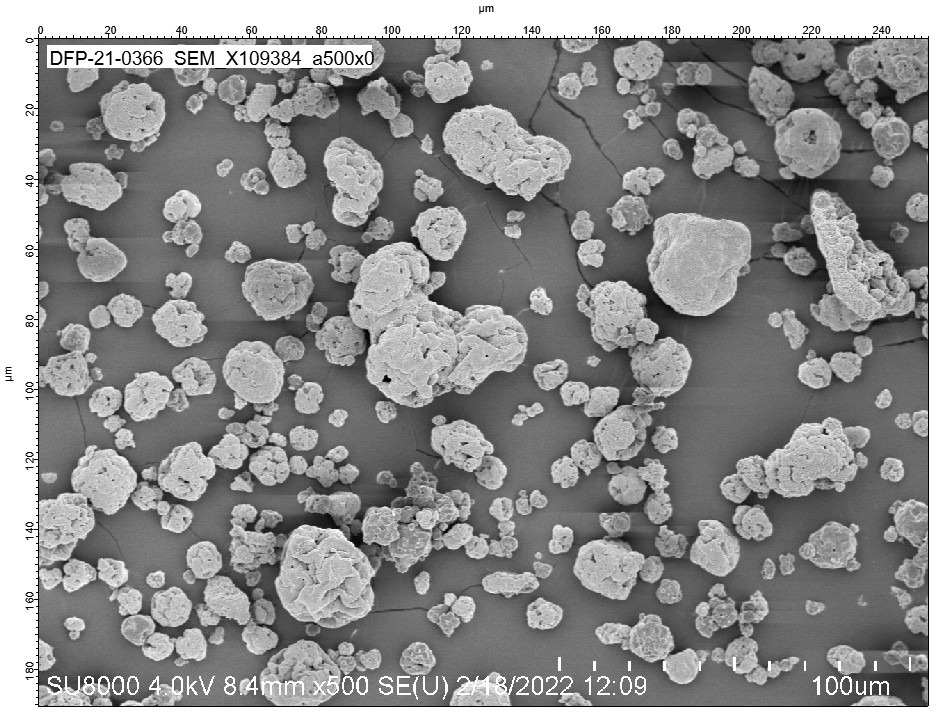
#> input picture sem/SEM_X109384_a500x0.jpg, 947 x 725 px; its folder holds 4 pictures in this run
$ python sem_all.py
#> lines starting #> are read from the running program, lines starting #| are printed output that depends on the picture; after the words box and inside, x2 and y2 are one past the last pixel; in counts of white or black regions, pixels touching at a corner belong together
#!/usr/bin/env python3
# =============================================================================
# SEM morphology batch: sphericity + surface porosity/skin for ALL samples
# =============================================================================
# Runs the same metric extraction as sem_morphology.py + sem_porosity.py over
# every distinct sample in sem/ (auto-discovered), except 114645 (excluded).
# Handles both export sizes (947x725 and 710x543) and both magnification-naming
# conventions (_5kx0 / _a5kx0 / _5000x0 for the surface; _a500x0 / _b500x0 for
# whole particles) via auto-cropping and scale-aware thresholds.
#
#   sphericity Omega_SEM  = median particle solidity        (500x)
#   porosity   = % open space between spheres (granular)    (5k/5000x)
#   skin       = smooth gap-free merged fraction            (5k/5000x)
# See review/sem_morphology_metrics.md for the definitions and the model map.
#
# Run:  python3 sem_all.py  ->  data/sem_all_morphology.csv + sem/overlay_X*.png
# =============================================================================
import glob, re, csv, warnings, numpy as np
warnings.filterwarnings("ignore")
from PIL import Image
from scipy import ndimage as ndi
from skimage import filters, morphology, measure, segmentation, feature

EXCLUDE = {"114645"}
REF_AREA = 516000.0     # reference cropped area (947x725 export) for scale-aware params
# Surface classification. SMOOTH is defined by an ABSOLUTE local-range threshold
# (normalised by image contrast) so a fused surface reads as more skin than a
# granular one -- a percentile would self-normalise and erase that difference.
#   TAU_NORM : local range / body-sigma below this = smooth (merged skin)
#   DARK_K   : within the granular packing, flat < mean - DARK_K*sigma = open gap
TAU_NORM, DARK_K, BRIGHT_K = 1.5, 0.30, 0.40

def auto_crop(path):
#> called with path = 'sem/SEM_X109384_a500x0.jpg'
    a = np.asarray(Image.open(path).convert("L"), float)
    rm, cm = a.mean(1), a.mean(0)
#> rm = 725 values, max 255 at index 16, min 14.15 at index 38, mean 142.5; cm = 947 values, max 255 at index 16, min 18.46 at index 38, mean 142.5
    rows, cols = np.where(rm < 245)[0], np.where(cm < 245)[0]
#> rows = 679 values from 26 to 706; cols = 901 values from 26 to 928
    if len(rows) < 10 or len(cols) < 10:
        return a
    r0, r1, c0, c1 = rows.min(), rows.max(), cols.min(), cols.max()
#> r0 = 26; r1 = 706; c0 = 26; c1 = 928
    H, W = r1 - r0, c1 - c0
#> H = 680; W = 902
    # inset to drop the burned-in title (top) and scale-bar (bottom) text banners
    return a[r0 + int(0.06 * H): r1 - int(0.07 * H),
             c0 + int(0.03 * W): c1 - int(0.02 * W)]
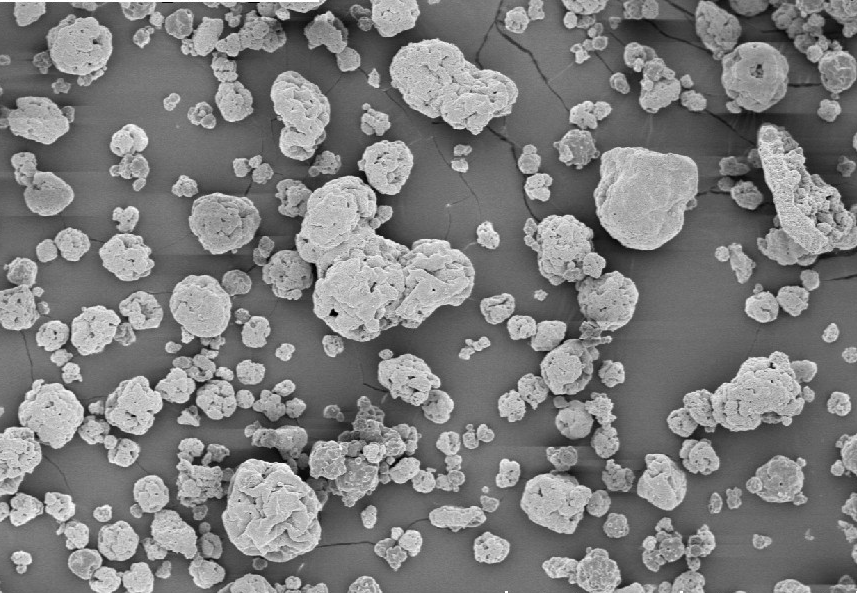
#> returned value: shape (593, 857) float64; min 0, max 255, mean 125.9

def scales(img):
    ar = img.size / REF_AREA          # area ratio
#> ar = 0.985
    lin = max(ar ** 0.5, 0.4)         # linear ratio (for window/distance px)
#> lin = 0.992
    return ar, lin

# [18 lines left out: function isolate_particles, not called in this run]

# ---- sphericity (whole particles, 500x) -------------------------------------
def sphericity(img):
    ar, lin = scales(img)
#> ar = 0.985; lin = 0.992
    thr = filters.threshold_otsu(img)
#> thr = 136
    bw = ndi.binary_fill_holes(morphology.remove_small_objects(img > thr, int(60 * ar)))
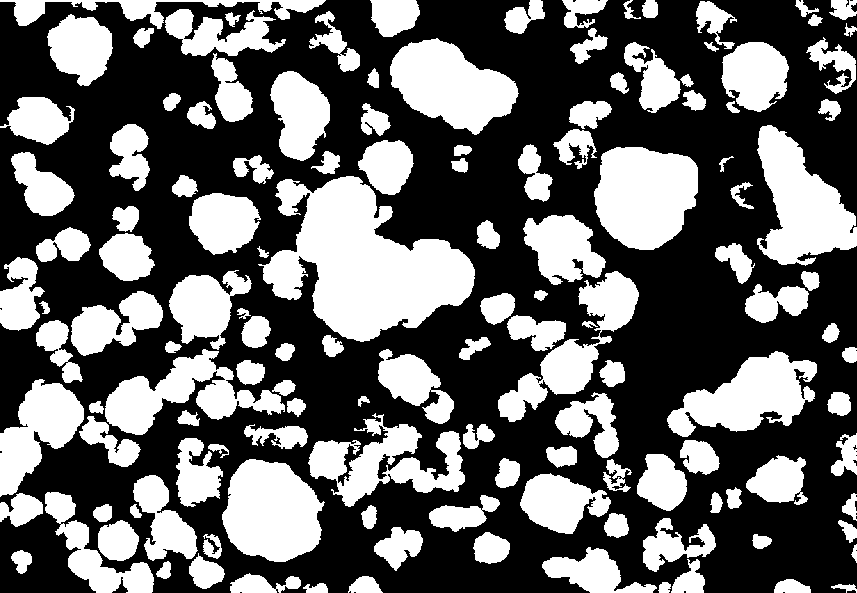
#> bw: shape (593, 857) bool; 39.6% white; 136 white regions, largest, box (x1, y1, x2, y2) and area: (258, 176, 475, 342) 19670, (594, 147, 698, 250) 8422, (757, 125, 857, 266) 8007
    dist = ndi.distance_transform_edt(bw)
    peaks = feature.peak_local_max(dist, min_distance=max(4, int(7 * lin)), labels=bw)
#> peaks = 307 pairs, first value 6 to 586, second value 6 to 850
    mrk = np.zeros(dist.shape, int)
    for i, (r, c) in enumerate(peaks, 1):
        mrk[r, c] = i
#> this loop made 307 passes
#> (r, c) on passes 1 to 3: (283, 366), (195, 642), (512, 271)
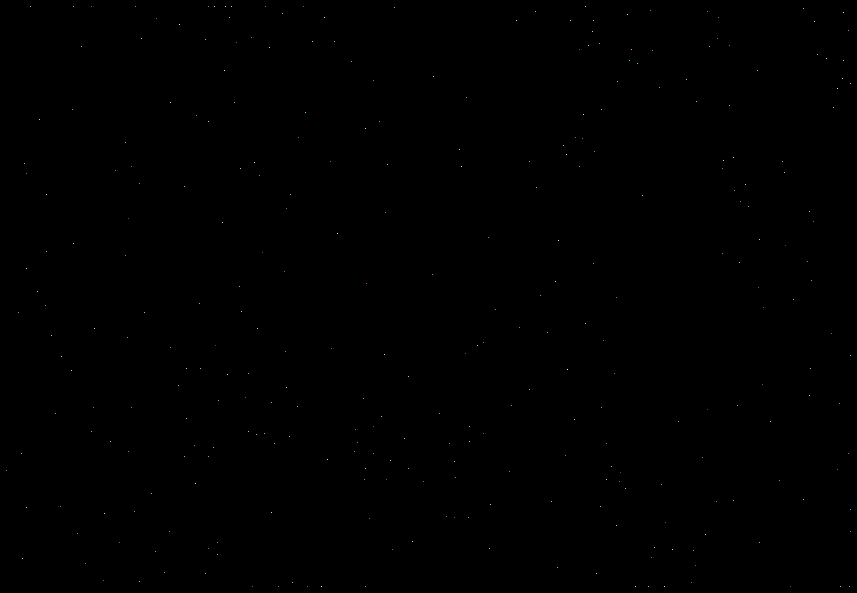
#> mrk: shape (593, 857) int64; 308 distinct labels, from 0 to 307; one colour per label, 0 black
    lab = segmentation.clear_border(segmentation.watershed(-dist, mrk, mask=bw))
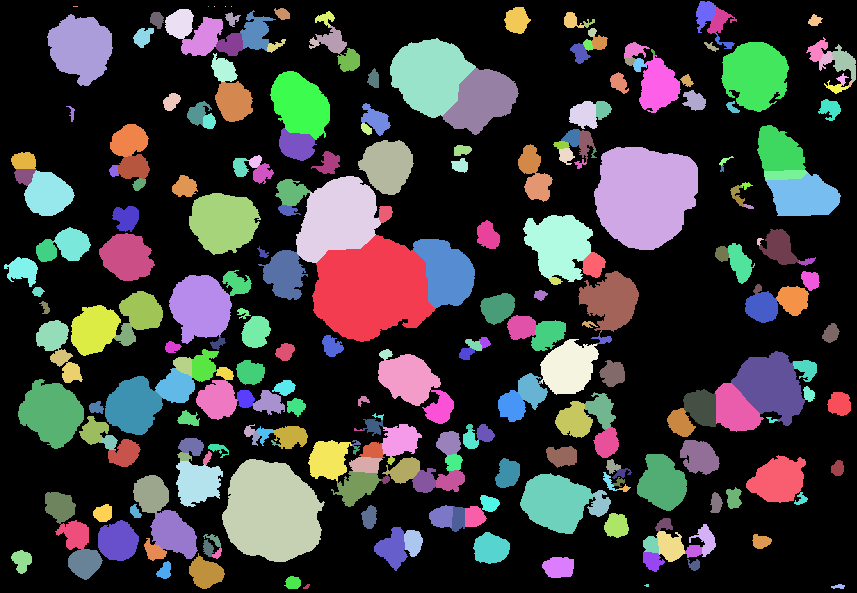
#> lab: shape (593, 857) int64; 273 distinct labels, from 0 to 307; one colour per label, 0 black
    sol, asp = [], []
    for p in measure.regionprops(lab):
        if p.area < 80 * ar or p.area > 0.15 * img.size or p.axis_major_length <= 0:
            continue
        sol.append(p.solidity); asp.append(p.axis_minor_length / p.axis_major_length)
#> after the loop, asp = 223 values, max 0.99 at index 4, min 0.218 at index 26, mean 0.75; sol = 223 values, max 0.971 at index 44, min 0.609 at index 215, mean 0.879
    if len(sol) < 5:
        return None
    return dict(n=len(sol), solidity=float(np.median(sol)), aspect=float(np.median(asp)))

# ---- surface porosity + skin (5k/5000x) -------------------------------------
# [29 lines left out: function surface, not called in this run]

# ---- discover samples -------------------------------------------------------
sids = sorted({m.group(1) for f in glob.glob("sem/SEM_X*.jpg")
               for m in [re.search(r"SEM_X(\d+)", f)]} - EXCLUDE)
CONDMAP = {"114641": "up3_1", "114642": "up3_2", "114643": "up3_3", "114644": "up3_4"}

def pick(sid, patterns):
    out = []
    for pat in patterns:
        out += glob.glob(f"sem/SEM_X{sid}{pat}")
    return sorted(set(out))

rows = []
for sid in sids:
    lo = pick(sid, ["a_500x0.jpg", "b_500x0.jpg", "_a500x0.jpg", "_b500x0.jpg"])
    hi = pick(sid, ["_5kx0.jpg", "_a5kx0.jpg", "_b5kx0.jpg", "_5000x0.jpg", "_10kx0.jpg"])
    sph = [sphericity(auto_crop(p)) for p in lo]; sph = [s for s in sph if s]
#> call 2 of auto_crop, with path = 'sem/SEM_X109384_b500x0.jpg'
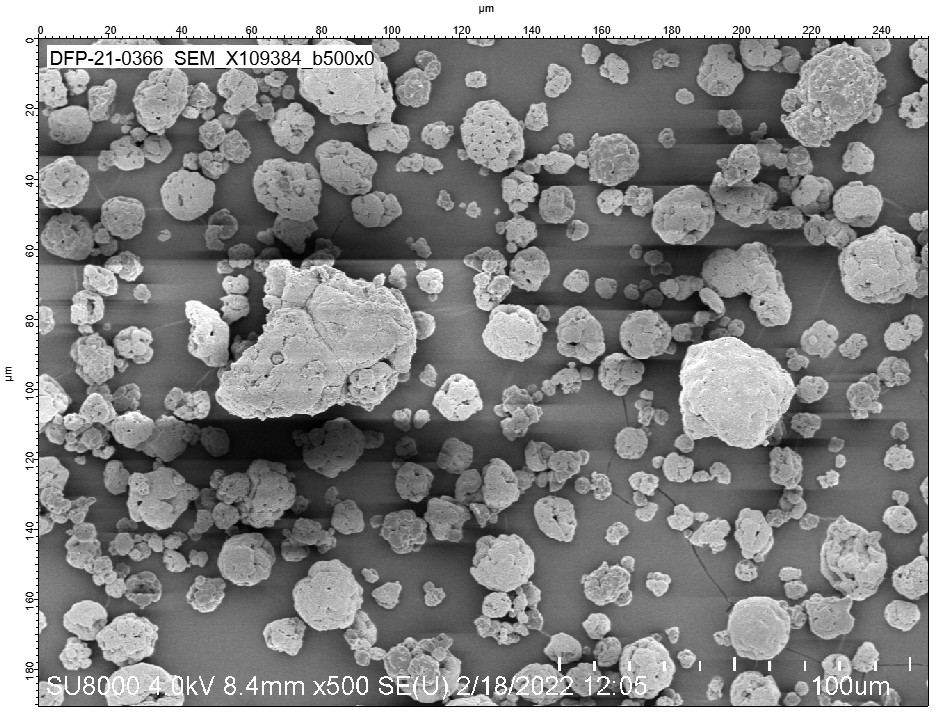
#> input picture sem/SEM_X109384_b500x0.jpg, 947 x 725 px
#> in auto_crop (call 2), `rm, cm = a.mean(1), a.mean(0)`: rm = 725 values, max 255 at index 16, min 14.11 at index 38, mean 139.1; cm = 947 values, max 255 at index 16, min 18.35 at index 38, mean 139.1
#> in auto_crop (call 2), `return a[r0 + int(0.06 * H): r1 - int(0.07 * H), c0 + int(0.03 * W): c..`:
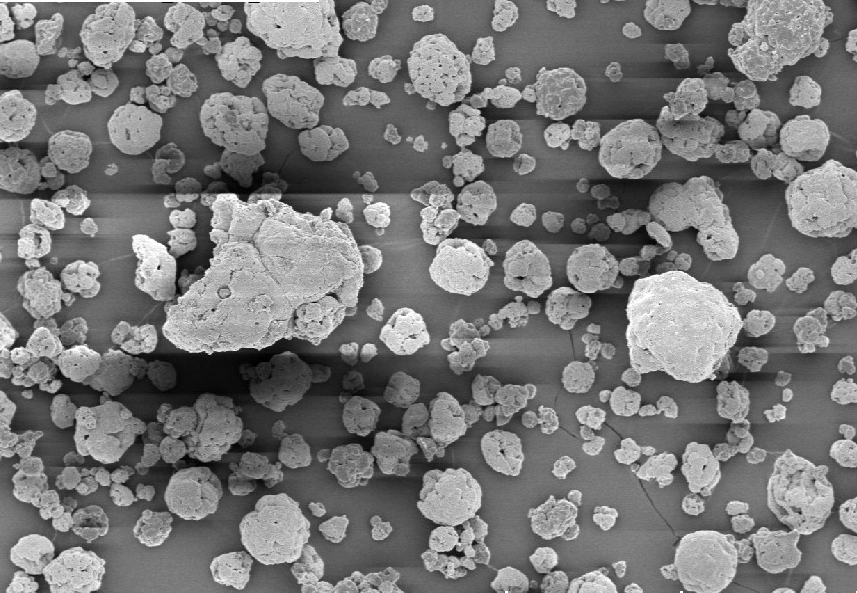
#> returned value: shape (593, 857) float64; min 0, max 255, mean 120.3
#> in sphericity (call 2), `thr = filters.threshold_otsu(img)`: thr = 129
#> in sphericity (call 2), `bw = ndi.binary_fill_holes(morphology.remove_small_objects(img > thr, ..`: bw: shape (593, 857) bool; 41.2% white; 146 white regions, largest, box (x1, y1, x2, y2) and area: (162, 193, 383, 355) 22988, (0, 0, 358, 113) 15549, (621, 270, 776, 387) 10869
#> in sphericity (call 2), `peaks = feature.peak_local_max(dist, min_distance=max(4, int(7 * lin))..`: peaks = 298 pairs, first value 6 to 586, second value 6 to 850
#> the loop in sphericity (call 2), `for i, (r, c) in enumerate(peaks, 1):` made 298 passes
#> (r, c) on passes 1 to 3: (273, 276), (326, 681), (6, 290)
#> after the loop in sphericity (call 2), `for i, (r, c) in enumerate(peaks, 1):`: mrk: shape (593, 857) int64; 299 distinct labels, from 0 to 298
#> in sphericity (call 2), `lab = segmentation.clear_border(segmentation.watershed(-dist, mrk, mas..`:
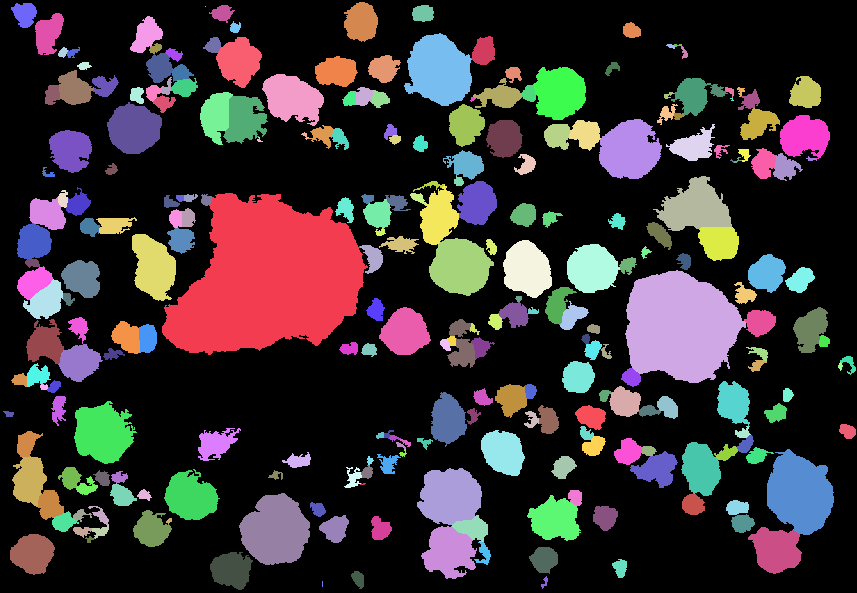
#> lab: shape (593, 857) int64; 261 distinct labels, from 0 to 298; one colour per label, 0 black
#> after the loop in sphericity (call 2), `for p in measure.regionprops(lab):`: asp = 214 values, max 0.988 at index 69, min 0.251 at index 212, mean 0.738; sol = 214 values, max 0.964 at index 139, min 0.485 at index 212, mean 0.866
#> after `sph = [sphericity(auto_crop(p)) for p in lo]`: sph = 2 items
    srf = []
    for i, p in enumerate(hi):
        ov = f"sem/overlay_X{sid}.png" if i == 0 else None
        srf.append(surface(auto_crop(p), overlay=ov))
    def avg(lst, k):
#> called with k = 'n'
        v = [d[k] for d in lst if d]
#> v = [223, 214]
        return float(np.mean(v)) if v else float("nan")
    row = dict(sample=sid, cond=CONDMAP.get(sid, ""),
        n_part=round(avg(sph, "n")) if sph else 0,
        Omega_SEM=round(avg(sph, "solidity"), 3), aspect_SEM=round(avg(sph, "aspect"), 3),
        porosity_pct=round(100 * avg(srf, "porosity_gran"), 1),
        porosity_surf_pct=round(100 * avg(srf, "porosity_surf"), 1),
        skin_pct=round(100 * avg(srf, "skin"), 1),
        granular_pct=round(100 * avg(srf, "granular"), 1))
#> row = 9 items
    rows.append(row)
    print(f"X{sid} {row['cond']:6}: Omega={row['Omega_SEM']} aspect={row['aspect_SEM']} "
          f"| porosity={row['porosity_pct']}% skin={row['skin_pct']}% "
          f"granular={row['granular_pct']}%  (n={row['n_part']})")
#| X109384       : Omega=0.896 aspect=0.752 | porosity=nan% skin=nan% granular=nan%  (n=218)

with open("data/sem_all_morphology.csv", "w", newline="") as f:
    w = csv.DictWriter(f, fieldnames=list(rows[0].keys())); w.writeheader(); w.writerows(rows)
print(f"\nWrote data/sem_all_morphology.csv ({len(rows)} samples) + sem/overlay_X*.png")
#| Wrote data/sem_all_morphology.csv (1 samples) + sem/overlay_X*.png
